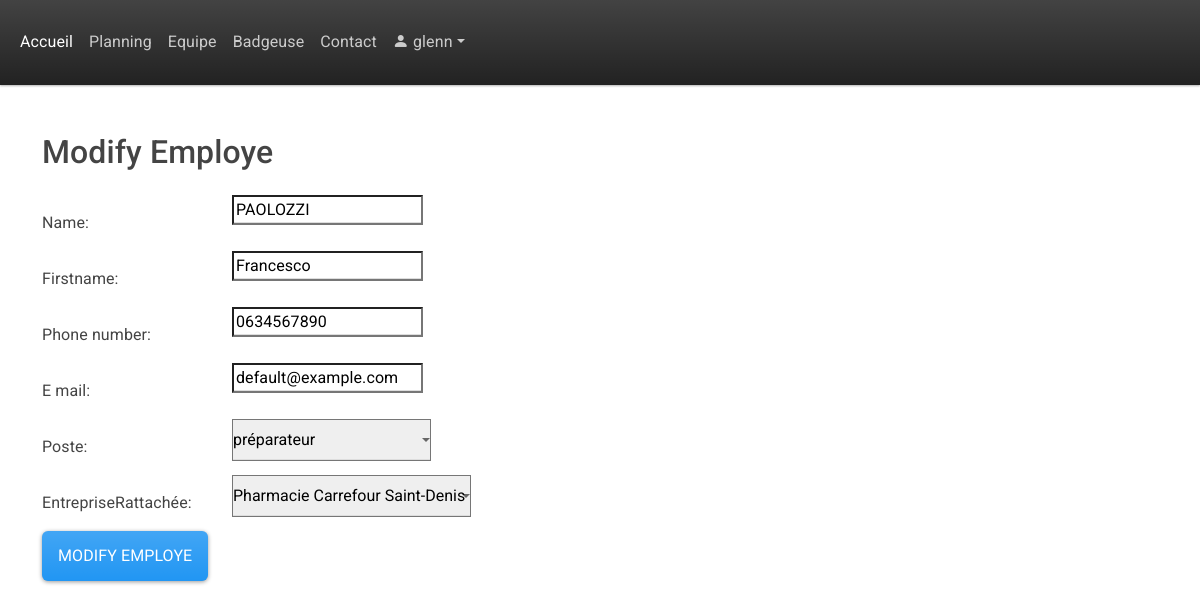
The page /modify_employe/21/ (signed in) on the database its author committed.
### base/models.py (models this page shows, shortened)
class CustomUser(AbstractUser):
    entreprise = models.ForeignKey(Entreprise, on_delete=models.CASCADE, null=True, blank=True)

class Employe(models.Model):
    Poste = models.ForeignKey(Poste, on_delete=models.SET_NULL, null=True)
    EntrepriseRattachée = models.ForeignKey(Entreprise, on_delete=models.SET_NULL, null=True)
    name = models.CharField(max_length=200, default="Nom")
    firstname = models.CharField(max_length=200, default="Prénom")
    e_mail = models.CharField(max_length=200, default="default@example.com")
    phone_number = models.CharField(max_length=12, default="0634567890")
    employee_CodePin = models.CharField(max_length=4, unique=True, blank=True, null=True)
    updated = models.DateTimeField(auto_now=True)
    created = models.DateTimeField(auto_now_add=True)

### base/views.py (the view)
# urls.py: path('modify_employe/<int:employe_id>/', views.modify_employe, name='modify_employe'),
def modify_employe(request, employe_id):
    employe = get_object_or_404(Employe, pk=employe_id)
    if request.method == 'POST':
        form = ModifyEmployeform(request.POST, instance=employe)
        if form.is_valid():
            form.save()
            return redirect('team_members_page')  # Redirect to the employee list page
    else:
        form = ModifyEmployeform(instance=employe)  # Pass employe_id here
    return render(request, 'base/modify_employe.html', {'form': form, 'employe_id': employe_id})

### base/forms.py
class ModifyEmployeform(forms.ModelForm):
    class Meta:
        model = Employe
        fields = ['name', 'firstname', 'Poste','phone_number', 'e_mail', 'EntrepriseRattachée']

### base/models.py (called while the page is built)
    def __str__(self) -> str:
        return self.name

    def __str__(self) -> str:
        return self.name

### base/templates/base/modify_employe.html (shortened to what this page needs)
{% extends 'main.html' %}
{% block content %}
{% if user.is_authenticated %}
<div class="container mt-5">
    <h2 class="mb-4">Modify Employe</h2>
    <form method="post" action="{% url 'modify_employe' employe_id %}" class="needs-validation" novalidate>
        <div class="form-group row">
            <label for="{{ form.name.id_for_label }}" class="col-sm-2 col-form-label">{{ form.name.label_tag }}</label>
            <div class="col-sm-10">
                {{ form.name }}
            </div>
        </div>
        <div class="form-group row">
            <label for="{{ form.name.id_for_label }}" class="col-sm-2 col-form-label">{{ form.firstname.label_tag }}</label>
            <div class="col-sm-10">
                {{ form.firstname }}
            </div>
        </div>
        <div class="form-group row">
            <label for="{{ form.Poste.id_for_label }}" class="col-sm-2 col-form-label">{{ form.phone_number.label_tag }}</label>
            <div class="col-sm-10">
                {{ form.phone_number }}
            </div>
        </div>
        <div class="form-group row">
            <label for="{{ form.Poste.id_for_label }}" class="col-sm-2 col-form-label">{{ form.e_mail.label_tag }}</label>
            <div class="col-sm-10">
                {{ form.e_mail }}
            </div>
        </div>
        <div class="form-group row">
            <label for="{{ form.Poste.id_for_label }}" class="col-sm-2 col-form-label">{{ form.Poste.label_tag }}</label>
            <div class="col-sm-10">
                {{ form.Poste }}
            </div>
        </div>
        <div class="form-group row">
            <label for="{{ form.EntrepriseRattachée.id_for_label }}" class="col-sm-2 col-form-label">{{ form.EntrepriseRattachée.label_tag }}</label>
            <div class="col-sm-10">
                {{ form.EntrepriseRattachée }}
            </div>
        </div>
        <button type="submit" class="btn btn-primary">Modify Employe</button>
    </form>
</div>
{% else %}
<h1>Veuillez vous connecter pour accéder à cette page web</h1>
<a href="{% url 'login' %}">Se connecter</a>
{% endif %}
{% endblock %}

### templates/navbar.html (shortened to what this page needs)
{% load static %}
<header>
<nav class="navbar navbar-expand-lg bg-dark" data-bs-theme="dark">
  <div class="container-fluid">
    <div class="collapse navbar-collapse" id="navbarColor02">
      <ul class="navbar-nav me-auto">
        <li class="nav-item">
          <a class="nav-link active" href="{% url 'home' %}">Accueil
          </a>
        </li>
        <li class="nav-item">
          <a class="nav-link" href="{% url 'planning' %}">Planning</a>
        </li>
        <li class="nav-item">
          <a class="nav-link" href="{% url 'team_members_page' %}">Equipe</a>
        </li>
        <li class="nav-item">
          <a class="nav-link" href="#">Badgeuse</a>
        </li>
        <li class="nav-item">
          <a class="nav-link" href="{% url 'contact' %}">Contact</a>
        </li>
        <li class="nav-item dropdown">
          {% if user.is_authenticated %}
          <a class="nav-link dropdown-toggle" data-bs-toggle="dropdown" href="#" role="button" aria-haspopup="true" aria-expanded="false"><i class="bi bi-person-fill"></i>  {{ user.username }}</a>
          {% else %}
          <a class="nav-link dropdown-toggle" data-bs-toggle="dropdown" href="#" role="button" aria-haspopup="true" aria-expanded="false">Utilisateur</a>
          {% endif %}
        </li>
      </ul>
    </div>
  </div>
</nav>
</header>

### rows shown on the page
CustomUser: username "glenn"
Employe: name "PAOLOZZI", firstname "Francesco", phone_number "0634567890", e_mail "default@example.com", Poste "préparateur", EntrepriseRattachée "Pharmacie Carrefour Saint-Denis"
